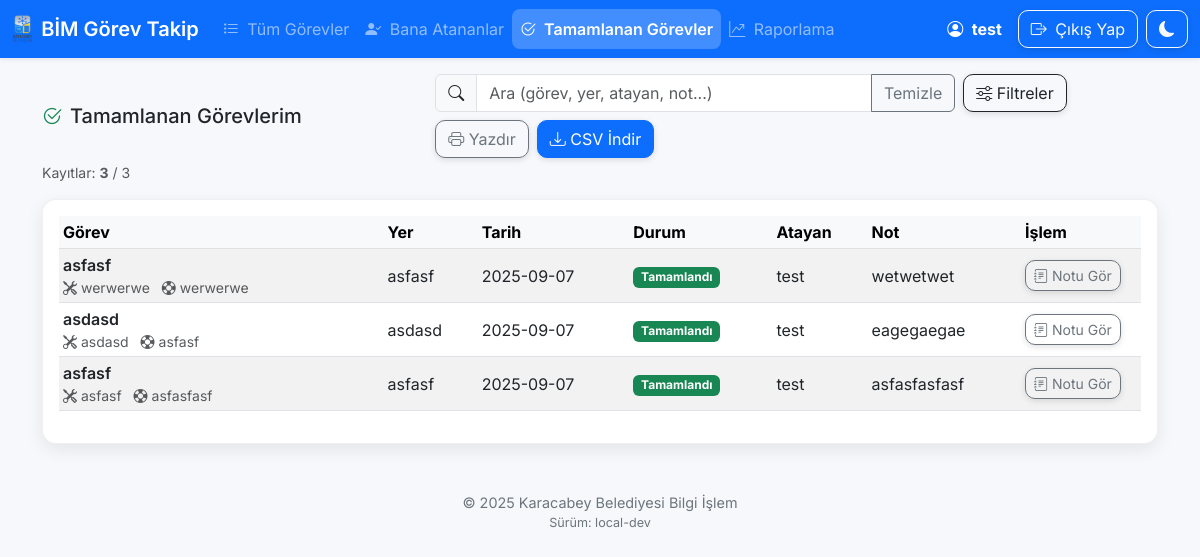
Before: /completed_tasks (signed in) with the older database file.
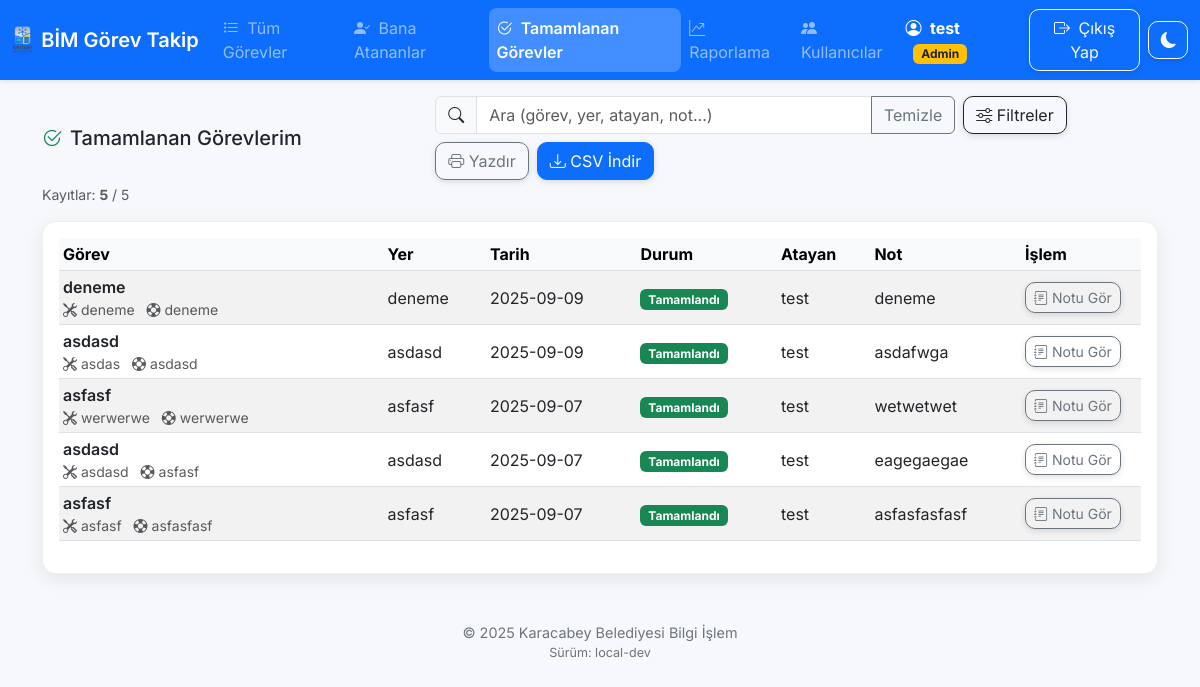
After: the same page with the newer database file.
### app.py (models this page shows, shortened)
class Task(db.Model):
    __tablename__ = "tasks"
    id = db.Column(db.Integer, primary_key=True)
    user_id = db.Column(db.Integer, db.ForeignKey("users.id"))
    title = db.Column(db.String(200))
    location = db.Column(db.String(200))
    materials = db.Column(db.Text)
    date = db.Column(db.String(50))  # string tutuluyor
    needs_support = db.Column(db.String(50))
    status = db.Column(db.String(50))
    assigned_to = db.Column(db.Integer, db.ForeignKey("users.id"))
    accepted = db.Column(db.String(20), default="Bekliyor")  # Evet/Bekliyor
    completed = db.Column(db.String(20), default="Hayir")    # Evet/Hayir
    completion_note = db.Column(db.Text, default="")
    @property
    def assigner_name(self):
        return self.assigner.username if self.assigner else ""

class User(db.Model):
    __tablename__ = "users"
    id = db.Column(db.Integer, primary_key=True)
    username = db.Column(db.String(80), unique=True, nullable=False)
    email = db.Column(db.String(200), unique=True)  # migration ile NOT NULL önerilir
    password = db.Column(db.String(200), nullable=False)
    role = db.Column(db.String(20), default="user")  # user / admin
    is_active = db.Column(db.Boolean, nullable=False, server_default="1")        # True: aktif
    must_change_password = db.Column(db.Boolean, nullable=False, server_default="0")  # True: ilk girişte zorla değiştir
    tasks_created = db.relationship("Task", foreign_keys="Task.user_id", backref="assigner", lazy=True)
    tasks_assigned = db.relationship("Task", foreign_keys="Task.assigned_to", backref="assignee", lazy=True)

### app.py (the view)
@app.route('/completed_tasks')
def completed_tasks():
    if 'user_id' not in session: return redirect(url_for('login'))
    user_id = session['user_id']
    tasks = Task.query.filter_by(assigned_to=user_id, completed="Evet").order_by(Task.id.desc()).all()
    return render_template('completed_tasks.html', tasks=tasks)

### app.py (called while the page is built, shortened)
@app.context_processor
def inject_globals():
    return {"config": app.config}

@app.template_filter('safe_date')
def safe_date(value):
    if not value:
        return ""
    if isinstance(value, (date, datetime)):
        return value.strftime("%Y-%m-%d")
    try:
        return datetime.fromisoformat(str(value)).strftime("%Y-%m-%d")
    except Exception:
        return str(value)

def _user_flag_cols_exist() -> bool:
    try:
        insp = inspect(db.engine)
        cols = {c["name"] for c in insp.get_columns("users")}
        return "is_active" in cols and "must_change_password" in cols
    except Exception:
        return False

@app.before_request
def refresh_role():
    uid = session.get("user_id")
    if not uid:
        return
    try:
        u = User.query.get(uid)
        if u:
            session["role"] = u.role
            session["username"] = u.username
    except (OperationalError, ProgrammingError):
        return

### templates/completed_tasks.html (shortened to what this page needs)
{% extends 'base.html' %}
{% from '_macros.html' import status_badge %}
{% block page_header %}
<form class="w-100" onsubmit="event.preventDefault();" id="completedFilters">
  <div class="d-flex flex-wrap align-items-center justify-content-between gap-2">
    <h5 class="mb-0 d-flex align-items-center gap-2">
      <i class="bi bi-check2-circle text-success"></i>
      Tamamlanan Görevlerim
    </h5>
    <div class="d-flex flex-wrap align-items-center gap-2">
      <div class="input-group" style="min-width: 360px; max-width: 520px;">
        <span class="input-group-text"><i class="bi bi-search"></i></span>
        <input id="searchInp" type="text" class="form-control" placeholder="Ara (görev, yer, atayan, not...)" />
        <button class="btn btn-outline-secondary" type="button" id="clearSearch">Temizle</button>
      </div>
      <button class="btn btn-outline-dark btn-elevate" type="button" data-bs-toggle="modal" data-bs-target="#fltModal">
        <i class="bi bi-sliders"></i> Filtreler
      </button>
      <button class="btn btn-outline-secondary btn-elevate" type="button" id="printBtn">
        <i class="bi bi-printer"></i> Yazdır
      </button>
      <button class="btn btn-primary btn-elevate" type="button" id="csvBtn">
        <i class="bi bi-download"></i> CSV İndir
      </button>
    </div>
  </div>
  <div class="text-muted small mt-1">
    Kayıtlar: <strong id="visibleCount">{{ tasks|length }}</strong> / {{ tasks|length }}
  </div>
</form>
{% endblock %}
{% block content %}
<div class="card card-raise">
  <div class="card-body">
    {% if tasks %}
      <div class="table-responsive">
        <table class="table table-sm table-hover table-striped align-middle" id="completedTable">
          <thead class="table-light position-sticky top-0">
            <tr>
              <th style="width:30%">Görev</th>
              <th>Yer</th>
              <th>Tarih</th>
              <th>Durum</th>
              <th>Atayan</th>
              <th>Not</th>
              <th style="width:120px">İşlem</th>
            </tr>
          </thead>
          <tbody>
            {% for t in tasks %}
            <tr data-date="{{ t.date|safe_date }}">
              <td>
                <div class="fw-semibold clip" data-bs-toggle="tooltip" title="{{ t.title or '' }}">{{ t.title or '—' }}</div>
                <div class="text-muted small">
                  {% if t.materials %}<i class="bi bi-tools me-1"></i>{{ t.materials }}{% endif %}
                  {% if t.needs_support %}<span class="ms-2"><i class="bi bi-life-preserver me-1"></i>{{ t.needs_support }}</span>{% endif %}
                </div>
              </td>
              <td class="clip" data-bs-toggle="tooltip" title="{{ t.location or '' }}">{{ t.location or '—' }}</td>
              <td>{{ t.date|safe_date }}</td>
              <td class="text-nowrap">
                {{ status_badge(t.status) }}
              </td>
              <td>{{ t.assigner_name or '—' }}</td>
              <td class="text-truncate" style="max-width:260px;">
                {{ (t.completion_note or '—')[:120] }}{% if t.completion_note and t.completion_note|length > 120 %}…{% endif %}
              </td>
              <td class="text-nowrap">
                {% if t.completion_note %}
                <button type="button" class="btn btn-sm btn-outline-secondary btn-elevate"
                        data-bs-toggle="modal" data-bs-target="#noteModal"
                        data-note="{{ t.completion_note|e }}">
                  <i class="bi bi-journal-text me-1"></i>Notu Gör
                </button>
                {% else %}
                <span class="text-muted small">Not yok</span>
                {% endif %}
              </td>
            </tr>
            {% endfor %}
          </tbody>
        </table>
      </div>
    {% else %}
      <div class="text-center py-5">
        <div class="display-6 mb-2">✅</div>
        <p class="mb-1">Henüz tamamlanan görevin yok.</p>
        <p class="text-muted">Genel raporlar için <a href="{{ url_for('report') }}">Raporlama</a> sayfasına gidebilirsin.</p>
      </div>
    {% endif %}
  </div>
</div>
{% endblock %}

### templates/base.html (shortened to what this page needs)
<!DOCTYPE html>
<html lang="tr">
<head>
  <link href="https://cdn.jsdelivr.net/npm/bootstrap@5.3.0/dist/css/bootstrap.min.css" rel="stylesheet" />
  <link href="https://cdn.jsdelivr.net/npm/bootstrap-icons@1.10.5/font/bootstrap-icons.css" rel="stylesheet" />
  <link href="{{ url_for('static', filename='css/ui.css') }}" rel="stylesheet">
</head>
<body class="bg-app">
<nav class="navbar navbar-expand-lg navbar-dark bg-primary mb-3 sticky-top shadow-sm">
  <div class="container-fluid">
    <a class="navbar-brand d-flex align-items-center gap-2" href="{{ url_for('dashboard') }}">
      <img src="{{ url_for('static', filename='images/karacabey-logo.png') }}" alt="Karacabey Belediyesi" height="32" class="d-inline-block align-text-top" />
      <span class="fw-semibold">BİM Görev Takip</span>
    </a>
    {% if session.get('user_id') %}
      <div class="collapse navbar-collapse" id="navbarNav">
        <ul class="navbar-nav me-auto mb-2 mb-lg-0">
          <li class="nav-item">
            <a class="nav-link nav-link-modern {{ 'active' if (request.endpoint|default('') == 'dashboard') else '' }}"
               href="{{ url_for('dashboard') }}">
              <i class="bi bi-list-task me-1"></i> Tüm Görevler
            </a>
          </li>
          <li class="nav-item">
            <a class="nav-link nav-link-modern {{ 'active' if (request.endpoint|default('') == 'assigned_tasks') else '' }}"
               href="{{ url_for('assigned_tasks') }}">
              <i class="bi bi-person-check-fill me-1"></i> Bana Atananlar
            </a>
          </li>
          <li class="nav-item">
            <a class="nav-link nav-link-modern {{ 'active' if (request.endpoint|default('') == 'completed_tasks') else '' }}"
               href="{{ url_for('completed_tasks') }}">
              <i class="bi bi-check2-circle me-1"></i> Tamamlanan Görevler
            </a>
          </li>
          <li class="nav-item">
            <a class="nav-link nav-link-modern {{ 'active' if (request.endpoint|default('') == 'report') else '' }}"
               href="{{ url_for('report') }}">
              <i class="bi bi-graph-up-arrow me-1"></i> Raporlama
            </a>
          </li>
          {% if session.get('role') == 'admin' %}
          <li class="nav-item">
            <a class="nav-link nav-link-modern {{ 'active' if (request.endpoint|default('') == 'admin_users') else '' }}"
               href="{{ url_for('admin_users') }}">
              <i class="bi bi-people-fill me-1"></i> Kullanıcılar
            </a>
          </li>
          {% endif %}
        </ul>
        <div class="d-flex align-items-center gap-2">
          {% if session.get('username') %}
            <span class="navbar-text text-white me-2">
              <i class="bi bi-person-circle me-1"></i>
              <strong>{{ session['username'] }}</strong>
              {% if session.get('role') == 'admin' %}
                <span class="badge bg-warning text-dark ms-2">Admin</span>
              {% endif %}
            </span>
          {% endif %}
          <a class="btn btn-outline-light btn-elevate ripple-wrap" href="{{ url_for('logout') }}">
            <i class="bi bi-box-arrow-right me-1"></i> Çıkış Yap
          </a>
          <button id="themeToggle" class="btn btn-outline-light btn-elevate ripple-wrap" type="button" aria-label="Tema Değiştir">
          </button>
        </div>
      </div>
    {% endif %}
  </div>
</nav>
<div class="container">
  {% block page_header %}{% endblock %}
</div>
<div class="container my-3">
  {% block content %}{% endblock %}
</div>
<footer class="app-footer text-center py-4 mt-4">
  <div class="container">
    <div>© 2025 Karacabey Belediyesi Bilgi İşlem</div>
    <div class="small">Sürüm: {{ config.get('APP_VERSION', 'local-dev') }}</div>
  </div>
</footer>
</body>
</html>

### templates/_macros.html (shortened to what this page needs)
{% macro status_badge(status, accepted=None, completed=None) -%}
  {% set s = (status or '')|string|lower|trim %}
  {% set a = (accepted or '')|string|lower|trim %}
  {% set c = (completed or '')|string|lower|trim %}
  {% set yes_set = ['evet','yes','true','1','tamamlandi','tamamlandı','done','completed','complete'] %}
  {% set done_set = [
    'done','completed','complete','tamamlandi','tamamlandı','bitti','bitirildi'
  ] %}
  {% set progress_set = [
    'in-progress','progress','working','doing','devam','devamediyor','devam ediyor','calisiyor','calisiliyor','çalışılıyor','çalışıyor'
  ] %}
  {% set planned_set = [
    'planned','planlandi','planlandı','planli','planlı','todo','pending','beklemede','bekliyor'
  ] %}
  {% set waiting_set = [
    'waiting','onhold','hold','queue','queued','beklemede','bekliyor','askida','askıda'
  ] %}
  {% set cancelled_set = [
    'cancelled','canceled','iptal','iptal edildi','vazgecildi','vazgeçildi'
  ] %}
  {% set accepted_set = [
    'accepted','kabul','kabul edildi','onaylandi','onaylandı'
  ] %}
  {% set is_completed = (c in yes_set) or (s in done_set) %}
  {% set is_cancelled = (s in cancelled_set) %}
  {% set is_accepted  = (a in yes_set) or (s in accepted_set) %}
  {% set is_waiting   = (s in waiting_set) %}
  {% set is_progress  = (s in progress_set) %}
  {% set is_planned   = (s in planned_set) %}
  {% if is_cancelled %}
    {% set canon = 'Cancelled' %}
    {% set label = 'İptal' %}
    {% set cls = 'text-bg-danger' %}
  {% elif is_completed %}
    {% set canon = 'Done' %}
    {% set label = 'Tamamlandı' %}
    {% set cls = 'text-bg-success' %}
  {% elif is_accepted %}
    {% set canon = 'Accepted' %}
    {% set label = 'Kabul Edildi' %}
    {% set cls = 'text-bg-primary' %}
  {% elif is_progress %}
    {% set canon = 'InProgress' %}
    {% set label = 'Devam Ediyor' %}
    {% set cls = 'text-bg-warning text-dark' %}
  {% elif is_waiting %}
    {% set canon = 'Waiting' %}
    {% set label = 'Beklemede' %}
    {% set cls = 'text-bg-info text-dark' %}
  {% elif is_planned %}
    {% set canon = 'Planned' %}
    {% set label = 'Planlandı' %}
    {% set cls = 'text-bg-secondary' %}
  {% else %}
    {% set canon = '' %}
    {% set label = (status or '—') %}
    {% set cls = 'text-bg-light text-dark' %}
  {% endif %}
  <span class="badge status-badge {{ cls }}"
        data-status="{{ canon }}"
        data-bs-toggle="tooltip"
        title="{{ label }}">
    {{ label }}
  </span>
{%- endmacro %}

Changed rows visible on the page:
changed User "test": role "user" → "admin" (drawn)
added Task: title "deneme", materials "deneme", needs_support "deneme", location "deneme", date "2025-09-09", label "Tamamlandı", username "test", completion_note "deneme"
added Task: title "asdasd", materials "asdas", needs_support "asdasd", location "asdasd", date "2025-09-09", label "Tamamlandı", username "test", completion_note "asdafwga"
Other visible differences:
{{ tasks|length }}: "3" → "5"
text now shown: "Kullanıcılar Admin"
